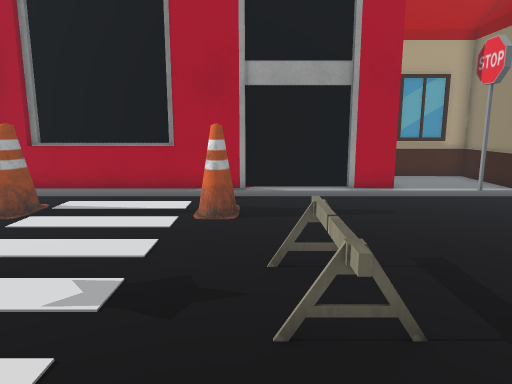
[1] (above)

22 first-person views from a walk through a scene from a Unity 3-D project. The camera is 1.2 m above the floor, tilts 10° down and sees 70° across. The floor is counted in squares, 0.5 m on a side. Each view is taken from the middle of a square. On the plan, view 1 faces up. The plan holds only what a view shows up to about 20 squares ahead; the rest is blank. The place goes on beyond the plan. The player character is not drawn. Some surface patterns are stand-ins.

[2]
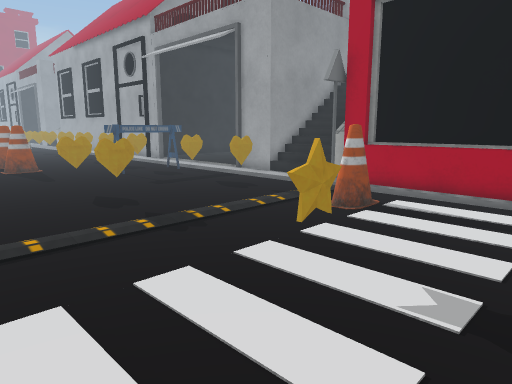

[3]
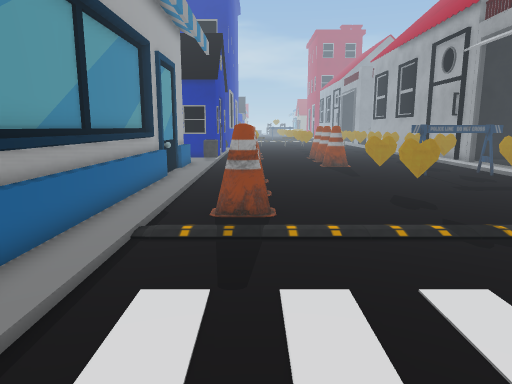

[4]
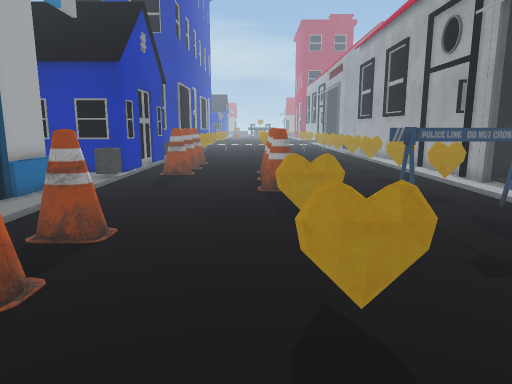

[5]
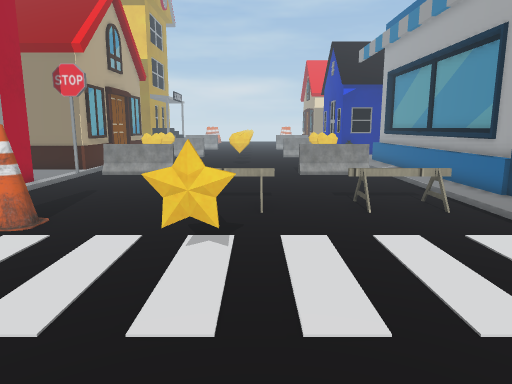

[6]
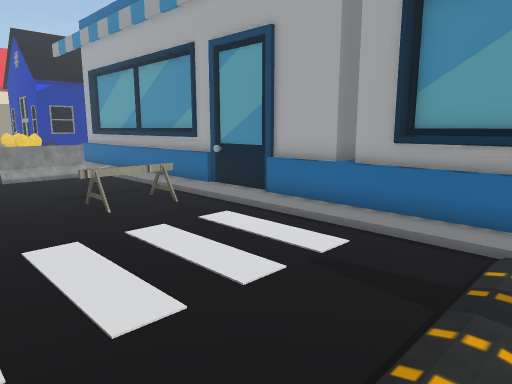

[7]
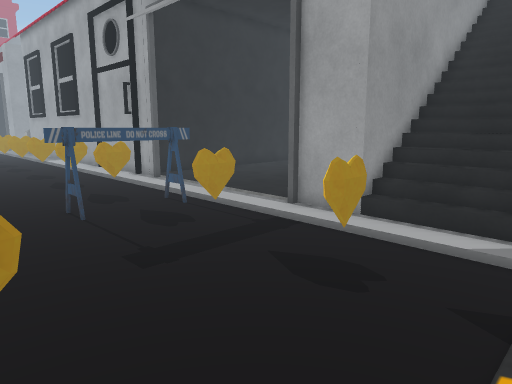

[8]
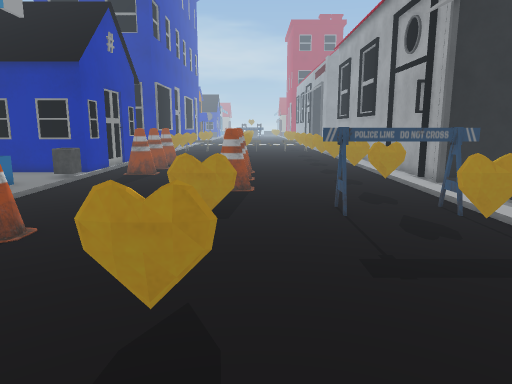

[9]
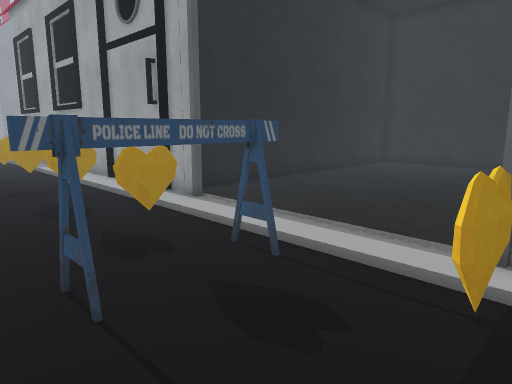

[10]
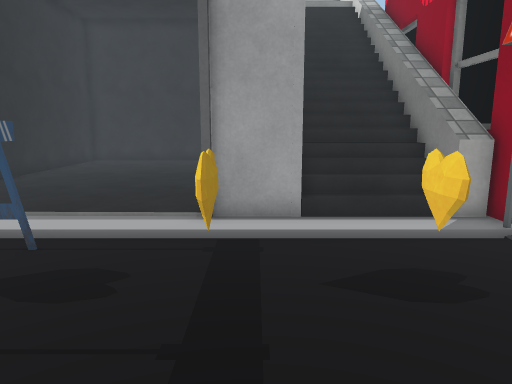

[11]
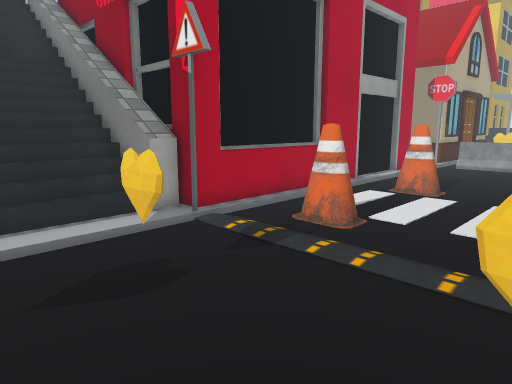

[12]
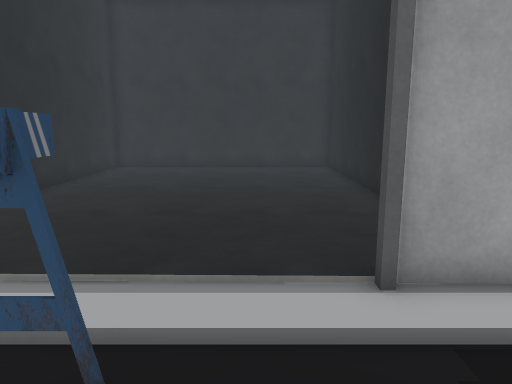

[13]
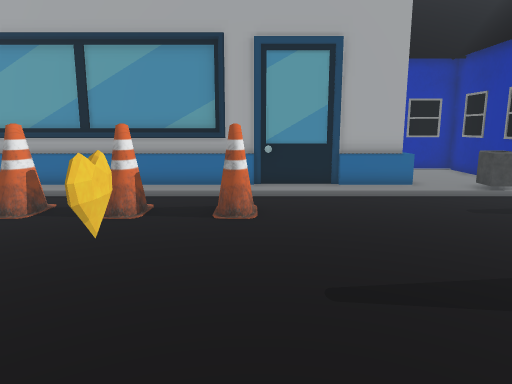

[14]
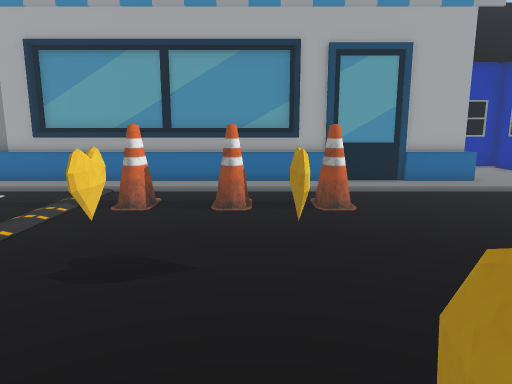

[15]
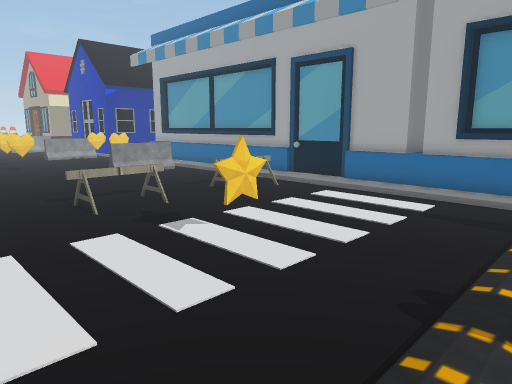

[16]
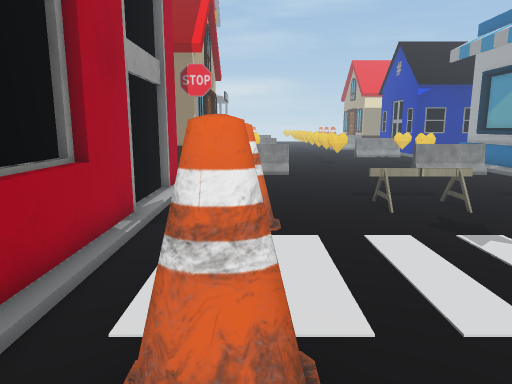

[17]
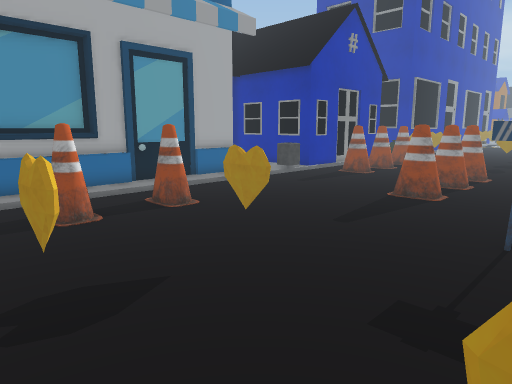

[18]
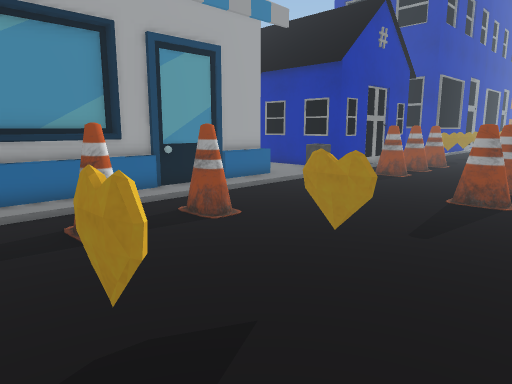

[19]
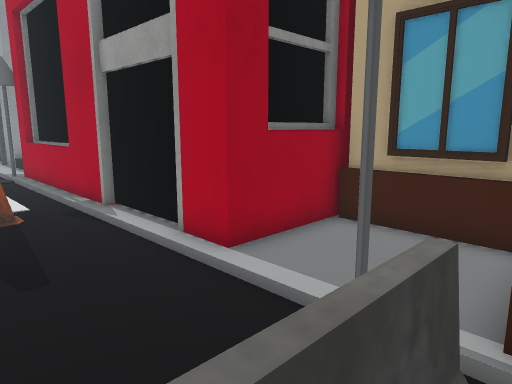

[20]
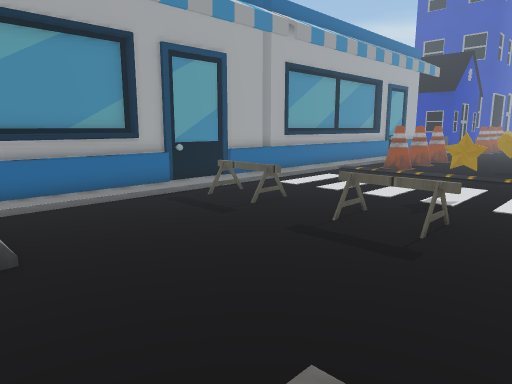

[21]
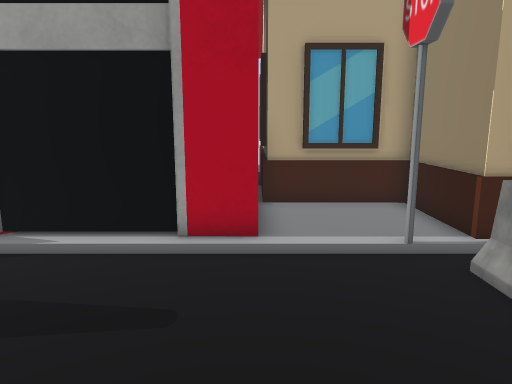

[22]
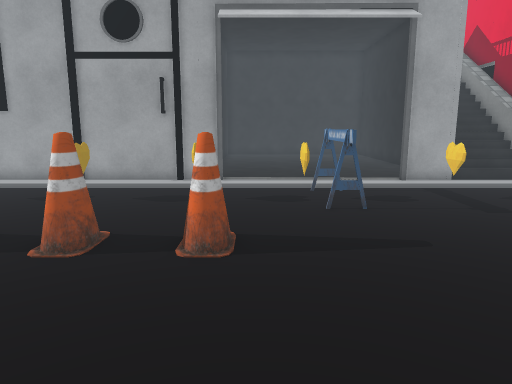

### Floor plan
Key: @ floor where view 1 was taken; # wall or solid block; . main floor; : floor 0.25 m higher than the main floor; / step, stairs or slope; = window, fence, low wall or low ledge; B building; A barrier; H house; O other object.
Columns run from 29 left of view 1 to 10 right of it. Each row starts with its distance up from view 1.
 29     HHHHHHHHHHHH
 28     H          H
 27     H
 26     H                             B
 25     H                             B
 24     H                             B
 23     H          H    B             #
 22     H          H    B
 21     H          H    B
 20     H          H    B
 19     H          H    #
 18     H          H    #             #
 17     H          H    #             #BBBB#
 16     H          H    B             B...BB
 15     H          H    B             B...BB
 14 ####H......::#HH////###############...BB
 13 .........A..........#BBBBBB##....##..#BB
 12 .........A............................=
 11 .........A............O.....O.........=
 10 .........A............#.....#.........=
  9 .........A............................=.
  8 .........A............................=
  7 ........................................
  6 ..=..=........................A.........
  5 .=#..#........................A.........
  4 ..=..=........................A.........
  3 .......................................
  2 ......................................=
  1 ..............................A.......=
  0 #..........##.=#.=#..........@A.......=
 -1 #.......... #.................A.......=
 -2 ..............................A.......=
 -3 HH==...................................
 -4  H=..BBBBBBBBBBBBBBBBBBBBBBBBBBBBBBBBBBB
 -5  H...       ##############      ########

Positions as (right, up) in squares from view 1, and headings:
1: (0, 0), facing up
2: (-1, 0), facing up-left
3: (-1, 0), facing left
4: (-9, 4), facing left
5: (-10, 4), facing right
6: (-10, 5), facing down-right
7: (-9, 5), facing up-left
8: (-9, 6), facing left
9: (-15, 7), facing up-left
10: (-15, 5), facing up
11: (-15, 5), facing up-right
12: (-18, 9), facing up
13: (-18, 10), facing down
14: (-15, 11), facing down
15: (-10, 10), facing down-right
16: (-10, 10), facing right
17: (-11, 10), facing down-left
18: (-11, 8), facing down-left
19: (10, 9), facing up-left
20: (10, 9), facing down-left
21: (5, 6), facing up
22: (-23, -3), facing up
